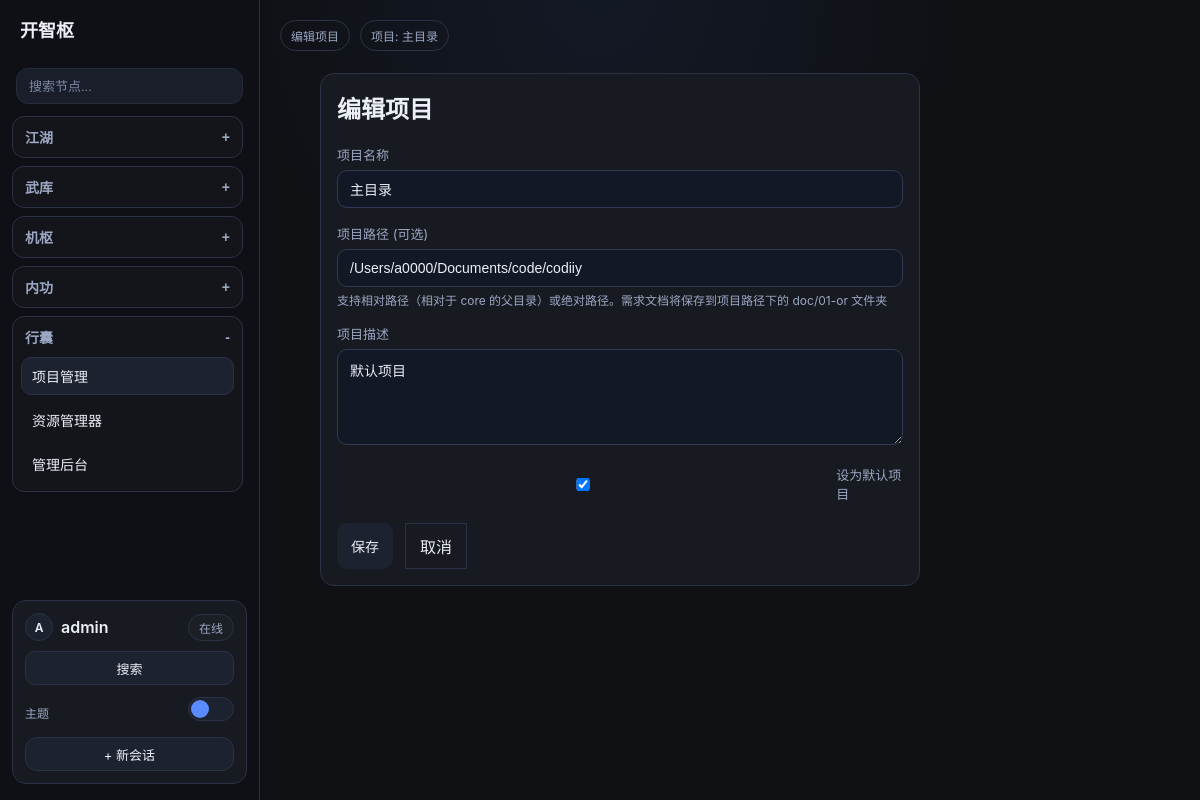
Page /projects/1/edit/ (signed in) on the committed database.
### collector/models.py (models this page shows, shortened)
class Project(models.Model):
    name = models.CharField(max_length=100, verbose_name="项目名称")
    path = models.CharField(max_length=500, verbose_name="项目路径", help_text="项目根目录路径，需求文档将保存到该目录下的 doc/01-or 文件夹")
    description = models.TextField(blank=True, verbose_name="项目描述")
    is_default = models.BooleanField(default=False, verbose_name="是否默认项目")
    llm_model = models.ForeignKey(
        LLMModel,
        on_delete=models.SET_NULL,
        null=True,
        blank=True,
        verbose_name="默认大模型",
        help_text="项目默认使用的大语言模型，不设置则使用系统默认模型"
    )
    created_by = models.ForeignKey(
        settings.AUTH_USER_MODEL,
        on_delete=models.CASCADE,
        related_name="projects",
        verbose_name="创建人",
    )
    created_at = models.DateTimeField(auto_now_add=True, verbose_name="创建时间")
    updated_at = models.DateTimeField(auto_now=True, verbose_name="更新时间")
    class Meta:
        ordering = ["-is_default", "-updated_at"]
        verbose_name = "项目"
        verbose_name_plural = "项目"

### collector/views.py (the view)
# urls.py: path("projects/<int:project_id>/edit/", views.project_edit, name="project_edit"),
@login_required
def project_edit(request, project_id):
    project = get_object_or_404(Project, id=project_id, created_by=request.user)
    if request.method == "POST":
        form = ProjectForm(request.POST, instance=project)
        if form.is_valid():
            form.save()
            messages.success(request, f"项目 '{project.name}' 更新成功！")
            return redirect("project_list")
    else:
        form = ProjectForm(instance=project)
    context = _build_chat_context(request)
    context.update(
        {
            "form": form,
            "project": project,
            "action": "编辑",
            "current_nav": "settings_projects",
        }
    )
    return render(request, "collector/project_form.html", context)

### collector/forms.py
class ChatMessageForm(forms.Form):
    content = forms.CharField(
        label="消息内容",
        max_length=4000,
        widget=forms.Textarea(
            attrs={"rows": 4, "placeholder": "输入你的需求内容（Shift+Enter 换行），或使用麦克风语音输入"}
        ),
        required=False,  # 允许仅发送附件而不填写文本
    )
    attachment = forms.FileField(
        label="上传附件",
        required=False,
        widget=forms.ClearableFileInput(attrs={"style": "margin-top: 10px;"}),
    )

class ProjectForm(forms.ModelForm):
    path = forms.CharField(
        max_length=500,
        required=False,
        widget=forms.TextInput(attrs={'class': 'form-mindforge', 'placeholder': '留空则默认放在 core 同级目录，或输入路径如：test 或 /path/to/project'}),
        label='项目路径',
        help_text='支持相对路径（相对于 core 的父目录）或绝对路径。需求文档将保存到项目路径下的 doc/01-or 文件夹'
    )
    class Meta:
        model = Project
        fields = ['name', 'path', 'description', 'is_default']
        widgets = {
            'name': forms.TextInput(attrs={'class': 'form-mindforge', 'placeholder': '项目名称'}),
            'description': forms.Textarea(attrs={'class': 'form-mindforge', 'rows': 3, 'placeholder': '项目描述（可选）'}),
            'is_default': forms.CheckboxInput(attrs={'class': 'form-check-input'}),
        }
        labels = {
            'name': '项目名称',
            'description': '项目描述',
            'is_default': '设为默认项目',
        }

### collector/models.py (called while the page is built)
    def get_allowed_agent_modules(self):
        return [item for item in self.allowed_agent_modules_text.split(",") if item]

    def get_allowed_control_modules(self):
        return [item for item in self.allowed_control_modules_text.split(",") if item]

    def get_allowed_toolsets(self):
        return [item for item in self.allowed_toolsets_text.split(",") if item]

    def get_allowed_control_components(self):
        return [item for item in self.allowed_control_components_text.split(",") if item]

    def get_allowed_control_functions(self):
        return [item for item in self.allowed_control_functions_text.split(",") if item]

    @classmethod
    def get_float(cls, key: str, default: float = 0.0) -> float:
        key_text = str(key or "").strip()
        if not key_text:
            return float(default)
        raw_value = cls.objects.filter(key=key_text).values_list("value_text", flat=True).first()
        if raw_value is None:
            return float(default)
        try:
            return float(raw_value)
        except (TypeError, ValueError):
            return float(default)

### templates/collector/project_form.html (shortened to what this page needs)
{% extends "base.html" %}
{% block content %}
<div class="app-shell app-shell-settings">
    <aside class="sidebar sidebar-menu">
        {% include "collector/partials/sidebar_menu.html" %}
    </aside>
    <main class="main-panel">
        <div class="top-actions">
            <div class="top-actions-left">
                <span class="chip">{{ action }}项目</span>
                {% if current_project %}
                <span class="chip" title="{{ current_project.path }}">项目: {{ current_project.name }}</span>
                {% endif %}
            </div>
        </div>
        <section class="conversation">
            <div class="chat-track">
                <div class="panel" style="max-width: 600px;">
                    <h2 style="margin-top: 0;">{{ action }}项目</h2>
                    <form method="post" style="margin-top: 20px;">
                        <div style="margin-bottom: 16px;">
                            <label for="{{ form.name.id_for_label }}">{{ form.name.label }}</label>
                            {{ form.name }}
                        </div>
                        <div style="margin-bottom: 16px;">
                            <label for="{{ form.path.id_for_label }}">{{ form.path.label }} <span style="color: var(--muted); font-weight: normal;">(可选)</span></label>
                            {{ form.path }}
                            <div class="meta" style="margin-top: 4px;">{{ form.path.help_text }}</div>
                        </div>
                        <div style="margin-bottom: 16px;">
                            <label for="{{ form.description.id_for_label }}">{{ form.description.label }}</label>
                            {{ form.description }}
                        </div>
                        <div style="margin-bottom: 20px; display: flex; align-items: center; gap: 8px;">
                            {{ form.is_default }}
                            <label for="{{ form.is_default.id_for_label }}" style="margin: 0;">{{ form.is_default.label }}</label>
                        </div>
                        <div style="display: flex; gap: 12px;">
                            <button type="submit">保存</button>
                            <a href="{% url 'project_list' %}" class="ghost-btn" style="padding: 10px 14px; display: inline-block; text-decoration: none;">取消</a>
                        </div>
                    </form>
                </div>
            </div>
        </section>
    </main>
</div>
{% endblock %}

### templates/collector/partials/sidebar_menu.html (shortened to what this page needs)
<div class="brand" title="{{ menu_labels.system_name_hint }}">{{ menu_labels.system_name }}</div>
<div class="sidebar-search-shell">
    <input type="text" class="sidebar-search-input" placeholder="搜索节点..." aria-label="搜索节点（即将开放）" disabled>
</div>
<div class="menu-tree">
    <section class="menu-section is-open" data-menu-section>
        <button type="button" class="menu-section-toggle" data-menu-toggle>
            <span title="{{ menu_labels.chat_group_hint }}">{{ menu_labels.chat_group }}</span>
            <span class="menu-toggle-mark">-</span>
        </button>
    </section>
    <section class="menu-section {% if current_nav == 'agent_items' or current_nav == 'system_skills' or current_nav == 'system_rules' or current_nav == 'toolset_list' or current_nav == 'companions' %}is-open{% endif %}" data-menu-section>
        <button type="button" class="menu-section-toggle" data-menu-toggle>
            <span title="{{ menu_labels.agent_group_hint }}">{{ menu_labels.agent_group }}</span>
            <span class="menu-toggle-mark"></span>
        </button>
    </section>
    <section class="menu-section {% if control_active_module %}is-open{% endif %}" data-menu-section>
        <button type="button" class="menu-section-toggle" data-menu-toggle>
            <span title="{{ menu_labels.component_group_hint }}">{{ menu_labels.component_group }}</span>
            <span class="menu-toggle-mark">{% if control_active_module %}-{% else %}+{% endif %}</span>
        </button>
    </section>
    <section class="menu-section {% if current_nav == 'models_api' or current_nav == 'models_local' %}is-open{% endif %}" data-menu-section>
        <button type="button" class="menu-section-toggle" data-menu-toggle>
            <span>{{ menu_labels.model_group }}</span>
            <span class="menu-toggle-mark">{% if current_nav == 'models_api' or current_nav == 'models_local' %}-{% else %}+{% endif %}</span>
        </button>
    </section>
    <section class="menu-section {% if current_nav == 'settings_projects' or current_nav == 'settings_requirements' or current_nav == 'settings_profile' or current_nav == 'settings_admin' %}is-open{% endif %}" data-menu-section>
        <button type="button" class="menu-section-toggle" data-menu-toggle>
            <span>{{ menu_labels.settings_group }}</span>
            <span class="menu-toggle-mark">{% if current_nav == 'settings_projects' or current_nav == 'settings_requirements' or current_nav == 'settings_profile' or current_nav == 'settings_admin' %}-{% else %}+{% endif %}</span>
        </button>
        <div class="menu-section-body">
            <a class="menu-item-link {% if current_nav == 'settings_projects' %}active{% endif %}" href="{% url 'project_list' %}">项目管理</a>
            <a class="menu-item-link {% if current_nav == 'settings_requirements' %}active{% endif %}" href="{% url 'requirement_file_list' %}">资源管理器</a>
            <a class="menu-item-link {% if current_nav == 'settings_admin' %}active{% endif %}" href="/admin/">管理后台</a>
        </div>
    </section>
</div>
<div class="panel user-card">
    <div class="user-top-row">
        <a class="user-profile-link" href="{% url 'profile_settings' %}" title="进入个人设置">
            <span class="user-avatar" aria-hidden="true">{{ request.user.username|first|upper }}</span>
            <span class="user-name">{{ request.user.username }}</span>
        </a>
        <span class="user-status-chip">在线</span>
    </div>
    <a class="sidebar-search-btn {% if current_nav == 'capability_search' %}active{% endif %}" href="{% url 'capability_search' %}">搜索</a>
    <form action="{% url 'system_settings' %}" method="post" class="user-theme-form" style="margin-top: 12px;">
        <span class="meta" style="margin: 0;">主题</span>
        <label class="sidebar-theme-toggle" for="sidebarThemeToggle">
            <span class="sidebar-theme-slider"></span>
        </label>
    </form>
    <div class="sidebar-bottom-actions">
        <a class="sidebar-new-session-btn" href="{% url 'session_create' %}">+ 新会话</a>
    </div>
</div>

### templates/base.html (style rules this page uses)
:root { --bg: #0f1115; --bg-top: #141926; --panel: #171a21; --panel-2: #1d2230; --text: #eceff7; --muted: #9ca7c3; --line: #2b3245; --primary: #5b8cff; --primary-hover: #4f7ff3; --link: #9ec1ff; --sidebar-bg: rgba(14, 17, 24, 0.72); --delete-hover-bg: rgba(255, 255, 255, 0.1); --bubble-assistant-bg: linear-gradient(180deg, #20273a, #1b2131); --bubble-assistant-border: #313a52; --bubble-user-bg: linear-gradient(180deg, #2a3657, #222d49); --bubble-user-border: #40527f; --voice-transcript-bg: rgba(255, 255, 255, 0.03); --input-shell-border: #d9dbe2; --input-shell-bg: #f7f8fa; --input-shell-text: #1f2533; --input-shell-hover-bg: rgba(0, 0, 0, 0.06); --input-shell-active-bg: rgba(0, 0, 0, 0.1); --form-control-bg: #121826; --form-control-border: #313a52; --menu-section-bg: rgba(255, 255, 255, 0.02); --menu-section-hover-bg: rgba(255, 255, 255, 0.04); --menu-item-add-bg: rgba(255, 255, 255, 0.02); --user-chip-bg: rgba(255, 255, 255, 0.02); --button-bg: var(--panel-2); --button-hover-bg: #232a3a; --button-text: var(--text); }
* { box-sizing: border-box; }
body { margin: 0; background: radial-gradient(circle at top, var(--bg-top) 0, var(--bg) 35%); color: var(--text); font-family: -apple-system, BlinkMacSystemFont, "Segoe UI", sans-serif; min-height: 100vh; overflow: hidden; }
a { color: var(--link); text-decoration: none; }
.app-shell { display: grid; grid-template-columns: 280px 1fr; height: 100vh; }
.sidebar { border-right: 1px solid var(--line); background: var(--sidebar-bg); padding: 16px 12px; backdrop-filter: blur(4px); height: 100vh; overflow-x: visible; overflow-y: hidden; display: flex; flex-direction: column; position: relative; z-index: 20; }
.brand { font-weight: 700; font-size: 18px; margin-bottom: 16px; padding: 0 8px; }
.main-panel { padding: 20px; display: flex; flex-direction: column; height: 100vh; overflow: hidden; position: relative; z-index: 1; }
.top-actions { display: flex; gap: 10px; align-items: center; justify-content: space-between; margin-bottom: 14px; }
.top-actions-left, .top-actions-right { display: flex; gap: 10px; align-items: center; }
.chip { border: 1px solid var(--line); border-radius: 999px; padding: 6px 10px; color: var(--muted); font-size: 12px; }
.panel { background: var(--panel); border: 1px solid var(--line); border-radius: 14px; padding: 16px; }
.conversation { flex: 1; overflow-y: auto; padding: 8px 10px 18px; }
.chat-track { width: 100%; max-width: 820px; margin: 0 auto; display: flex; flex-direction: column; gap: 14px; }
.meta { color: var(--muted); font-size: 12px; margin-top: 8px; }
select, input, textarea, button { background-color: var(--panel-2); color: var(--text); border: 1px solid var(--line); border-radius: 8px; padding: 10px; font-size: 14px; }
button { cursor: pointer; background-color: var(--button-bg); color: var(--button-text); }
label { color: var(--muted); font-size: 13px; display: block; margin-bottom: 6px; }
input, textarea { width: 100%; background: var(--form-control-bg); border: 1px solid var(--form-control-border); color: var(--text); border-radius: 10px; padding: 10px 12px; }
textarea { resize: vertical; min-height: 96px; }
button { border: none; border-radius: 10px; background: var(--button-bg); color: var(--button-text); padding: 10px 14px; cursor: pointer; }
.ghost-btn { background: transparent; border: 1px solid var(--line); color: var(--text); }

### rows in the picture
Project: name "主目录", path "/Users/a0000/Documents/code/codiiy", description "默认项目", is_default "☑"

### other values in the picture
{{ menu_labels.system_name }} "开智枢"
{{ menu_labels.chat_group }} "江湖"
{{ menu_labels.agent_group }} "武库"
{{ menu_labels.component_group }} "机枢"
{{ menu_labels.model_group }} "内功"
{{ menu_labels.settings_group }} "行囊"
{{ request.user.username|first|upper }} "A"
{{ request.user.username }} "admin"
{{ action }} "编辑"
